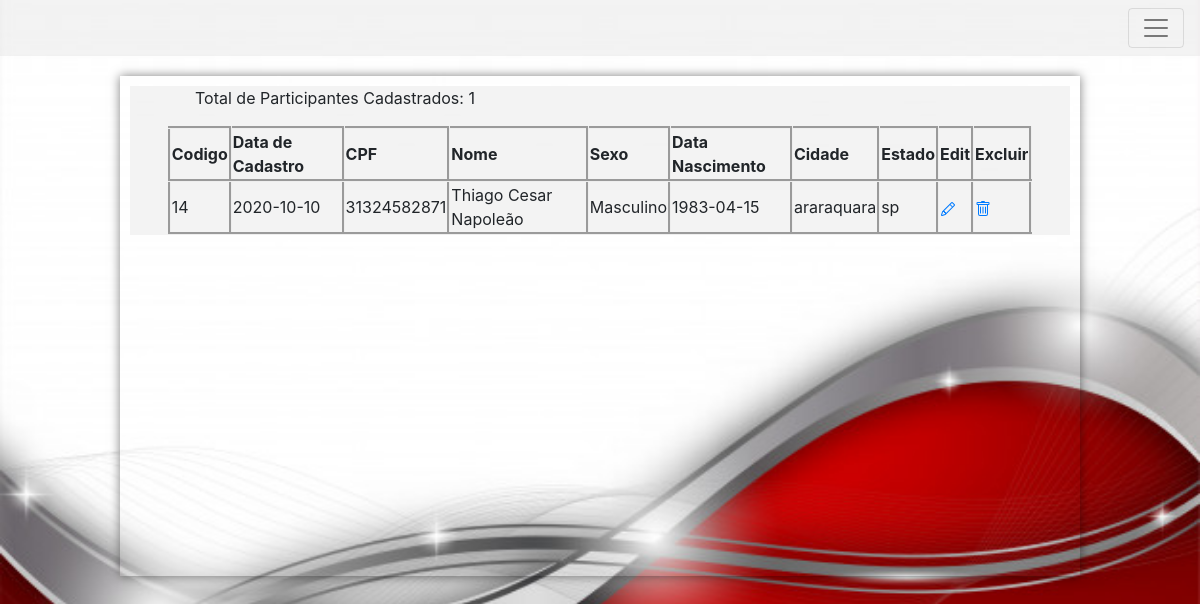
Page /cadastro/lista_cadastro.php on the committed database.
### tables this page shows
CREATE TABLE IF NOT EXISTS `formulario` (
  `id` int(11) NOT NULL AUTO_INCREMENT,
  `data` date DEFAULT NULL,
  `nome` varchar(50) DEFAULT NULL,
  `sexo` varchar(50) DEFAULT NULL,
  `datanasc` varchar(50) DEFAULT NULL,
  `rg` varchar(50) DEFAULT NULL,
  `cpf` varchar(50) DEFAULT NULL,
  `endereco` varchar(50) DEFAULT NULL,
  `numero` varchar(50) DEFAULT NULL,
  `bairro` varchar(50) DEFAULT NULL,
  `cidade` varchar(50) DEFAULT NULL,
  `estado` varchar(50) DEFAULT NULL,
  `cep` varchar(50) DEFAULT NULL,
  `telefone` varchar(50) DEFAULT NULL,
  `celular` varchar(50) DEFAULT NULL,
  `email` varchar(50) DEFAULT NULL,
  `passaporte` varchar(50) DEFAULT NULL,
  `pdf` varchar(50) DEFAULT NULL,
  PRIMARY KEY (`id`)
);

### src/cadastro/lista_cadastro.php (the view, shortened to what this page needs)
<?php
$PDO = db_connect();
$sql_count = "SELECT count(cpf) FROM formulario";
$stmt_count = $PDO->prepare($sql_count);
$stmt_count->execute();
$total = $stmt_count->fetchColumn();
$sql_arry = "SELECT id, data, cpf, nome, sexo, datanasc, cidade, estado FROM formulario order by nome asc";
$stmt_array = $PDO->prepare($sql_arry);
$stmt_array->execute();
?>
<!DOCTYPE html>
<html>
<head>
    <link rel="stylesheet" type="text/css" href="../stilo.css">
    <link rel="stylesheet" href="https://stackpath.bootstrapcdn.com/bootstrap/4.3.1/css/bootstrap.min.css">
</head>
<body style="background-image:  url('../img/index-2.jpg'); background-repeat: no-repeat; background-attachment: fixed; background-size: 100% 100%; ">
    <header>
        <nav class="navbar navbar-light" style="background-color: rgba(215, 215, 215, .3);">
            <button class="navbar-toggler" type="button" data-toggle="collapse" data-target="#navbarNav" aria-controls="navbarNav" aria-expanded="false" aria-label="Toggle navigation">
                <span class="navbar-toggler-icon"></span>
            </button>
        </nav>
    </header>
    <div id="interface" style="background-image:  url('../img/index-2.jpg'); background-repeat: no-repeat; background-attachment: fixed; background-size: 100% 100%; margin-top: 20px">
        <div class="container" style="background-color: rgba(215, 215, 215, .3);">
            <from>
                <p>Total de Participantes Cadastrados: <?php echo $total ?></p>
                <?php if ($total > 0) : ?>
                    <table width="95%" align="center">
                        <thead>
                            <tr style="border-top-style: groove;border-left-style: groove;border-right-style: groove;border-bottom-style: groove;">
                                <th style="border-top-style: groove;border-left-style: groove;border-right-style: groove;border-bottom-style: groove;">Codigo</th>
                                <th style="border-top-style: groove;border-left-style: groove;border-right-style: groove;border-bottom-style: groove;">Data de Cadastro</th>
                                <th style="border-top-style: groove;border-left-style: groove;border-right-style: groove;border-bottom-style: groove;">CPF</th>
                                <th style="border-top-style: groove;border-left-style: groove;border-right-style: groove;border-bottom-style: groove;">Nome</th>
                                <th style="border-top-style: groove;border-left-style: groove;border-right-style: groove;border-bottom-style: groove;">Sexo</th>
                                <th style="border-top-style: groove;border-left-style: groove;border-right-style: groove;border-bottom-style: groove;">Data Nascimento</th>
                                <th style="border-top-style: groove;border-left-style: groove;border-right-style: groove;border-bottom-style: groove;">Cidade</th>
                                <th style="border-top-style: groove;border-left-style: groove;border-right-style: groove;border-bottom-style: groove;">Estado</th>
                                <th style="border-top-style: groove;border-left-style: groove;border-right-style: groove;border-bottom-style: groove;">Edit</th>
                                <th style="border-top-style: groove;border-left-style: groove;border-right-style: groove;border-bottom-style: groove;">Excluir</th>
                            </tr>
                        </thead>
                        <tbody>
                            <?php while ($cadastro = $stmt_array->fetch(PDO::FETCH_ASSOC)) : ?>
                                <tr style="border-top-style: groove;border-left-style: groove;border-right-style: groove;border-bottom-style: groove;">
                                    <td style="border-top-style: groove;border-left-style: groove;border-right-style: groove;border-bottom-style: groove;"><?php echo $cadastro['id'] ?></td>
                                    <td style="border-top-style: groove;border-left-style: groove;border-right-style: groove;border-bottom-style: groove;"><?php echo $cadastro['data'] ?></td>
                                    <td style="border-top-style: groove;border-left-style: groove;border-right-style: groove;border-bottom-style: groove;"><?php echo $cadastro['cpf'] ?></td>
                                    <td style="border-top-style: groove;border-left-style: groove;border-right-style: groove;border-bottom-style: groove;"><?php echo $cadastro['nome'] ?></td>
                                    <td style="border-top-style: groove;border-left-style: groove;border-right-style: groove;border-bottom-style: groove;"><?php echo $cadastro['sexo'] ?></td>
                                    <td style="border-top-style: groove;border-left-style: groove;border-right-style: groove;border-bottom-style: groove;"><?php echo $cadastro['datanasc'] ?></td>
                                    <td style="border-top-style: groove;border-left-style: groove;border-right-style: groove;border-bottom-style: groove;"><?php echo $cadastro['cidade'] ?></td>
                                    <td style="border-top-style: groove;border-left-style: groove;border-right-style: groove;border-bottom-style: groove;"><?php echo $cadastro['estado'] ?></td>
                                    <td style="border-top-style: groove;border-left-style: groove;border-right-style: groove;border-bottom-style: groove;">
                                        <a href="form-edit.php?id=<?php echo $cadastro['id'] ?>"></a>
                                    </td>
                                    <td style="border-top-style: groove;border-left-style: groove;border-right-style: groove;border-bottom-style: groove;">
                                        <a href="delete.php?id=<?php echo $cadastro['id'] ?>" onclick="return confirm('Tem certeza de que deseja remover?');">
                                        </a>
                                    </td>
                                </tr>
                            <?php endwhile; ?>
                        </tbody>
                    </table>
                <?php else : ?>
                <?php endif; ?>
        </div>
    </div>
</body>
</html>

### src/stilo.css (style rules this page uses)
body { background-color: #dddddd; color: rgba(0, 0, 0, 1); }
p { text-align: justify; text-indent: 50px; }
div#interface { width: 80%; background-color: #ffffff; margin: 10px auto 10px auto; box-shadow: 0px 0px 10px rgba(0, 0, 0, .5); padding: 10px 10px 10px 10px; min-height: 500px; }

### rows in the picture
formulario: id "14", data "2020-10-10", cpf "31324582871", nome "Thiago Cesar Napoleão", sexo "Masculino", datanasc "1983-04-15", cidade "araraquara", estado "sp"

### other values in the picture
$total "1"
